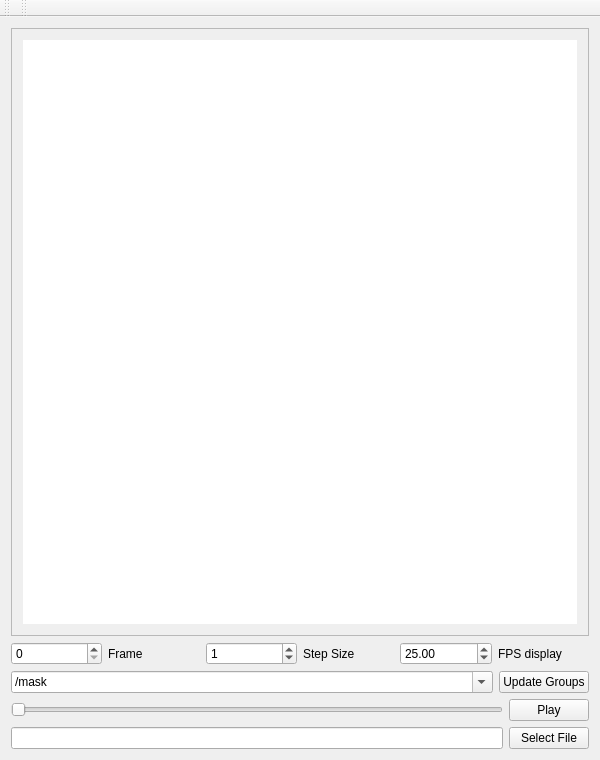
<?xml version="1.0" encoding="UTF-8"?>
<ui version="4.0">
 <class>HDF5VideoPlayer</class>
 <widget class="QMainWindow" name="HDF5VideoPlayer">
  <property name="geometry">
   <rect>
    <x>0</x>
    <y>0</y>
    <width>600</width>
    <height>760</height>
   </rect>
  </property>
  <property name="windowTitle">
   <string>HDF5VideoPlayer</string>
  </property>
  <widget class="QWidget" name="centralWidget">
   <property name="enabled">
    <bool>true</bool>
   </property>
   <layout class="QVBoxLayout" name="verticalLayout_2">
    <item>
     <layout class="QVBoxLayout" name="verticalLayout">
      <item>
       <widget class="QScrollArea" name="scrollArea">
        <property name="frameShadow">
         <enum>QFrame::Sunken</enum>
        </property>
        <property name="widgetResizable">
         <bool>true</bool>
        </property>
        <widget class="QWidget" name="scrollAreaWidgetContents">
         <property name="geometry">
          <rect>
           <x>0</x>
           <y>0</y>
           <width>572</width>
           <height>532</height>
          </rect>
         </property>
         <layout class="QVBoxLayout" name="verticalLayout_3">
          <item>
           <widget class="QGraphicsView" name="mainGraphicsView">
            <property name="autoFillBackground">
             <bool>false</bool>
            </property>
            <property name="frameShape">
             <enum>QFrame::NoFrame</enum>
            </property>
            <property name="verticalScrollBarPolicy">
             <enum>Qt::ScrollBarAlwaysOff</enum>
            </property>
            <property name="horizontalScrollBarPolicy">
             <enum>Qt::ScrollBarAlwaysOff</enum>
            </property>
            <property name="dragMode">
             <enum>QGraphicsView::ScrollHandDrag</enum>
            </property>
            <property name="transformationAnchor">
             <enum>QGraphicsView::AnchorUnderMouse</enum>
            </property>
            <property name="resizeAnchor">
             <enum>QGraphicsView::AnchorUnderMouse</enum>
            </property>
           </widget>
          </item>
         </layout>
        </widget>
       </widget>
      </item>
      <item>
       <layout class="QHBoxLayout" name="horizontalLayout_3">
        <item>
         <widget class="QSpinBox" name="spinBox_frame">
          <property name="maximum">
           <number>999999999</number>
          </property>
         </widget>
        </item>
        <item>
         <widget class="QLabel" name="label_frame">
          <property name="text">
           <string>Frame</string>
          </property>
         </widget>
        </item>
        <item>
         <widget class="QSpinBox" name="spinBox_step">
          <property name="maximum">
           <number>999999999</number>
          </property>
          <property name="value">
           <number>1</number>
          </property>
         </widget>
        </item>
        <item>
         <widget class="QLabel" name="label_step">
          <property name="text">
           <string>Step Size</string>
          </property>
         </widget>
        </item>
        <item>
         <widget class="QDoubleSpinBox" name="doubleSpinBox_fps">
          <property name="maximum">
           <double>100.000000000000000</double>
          </property>
          <property name="value">
           <double>25.000000000000000</double>
          </property>
         </widget>
        </item>
        <item>
         <widget class="QLabel" name="label_fps">
          <property name="text">
           <string>FPS display</string>
          </property>
         </widget>
        </item>
       </layout>
      </item>
      <item>
       <layout class="QHBoxLayout" name="horizontalLayout_6">
        <item>
         <widget class="QComboBox" name="comboBox_h5path">
          <property name="editable">
           <bool>true</bool>
          </property>
          <item>
           <property name="text">
            <string>/mask</string>
           </property>
          </item>
          <item>
           <property name="text">
            <string>/full_data</string>
           </property>
          </item>
         </widget>
        </item>
        <item>
         <widget class="QPushButton" name="pushButton_h5groups">
          <property name="sizePolicy">
           <sizepolicy hsizetype="Maximum" vsizetype="Fixed">
            <horstretch>0</horstretch>
            <verstretch>0</verstretch>
           </sizepolicy>
          </property>
          <property name="text">
           <string>Update Groups</string>
          </property>
         </widget>
        </item>
       </layout>
      </item>
      <item>
       <layout class="QHBoxLayout" name="horizontalLayout_2">
        <item>
         <widget class="QSlider" name="imageSlider">
          <property name="cursor">
           <cursorShape>OpenHandCursor</cursorShape>
          </property>
          <property name="mouseTracking">
           <bool>true</bool>
          </property>
          <property name="autoFillBackground">
           <bool>false</bool>
          </property>
          <property name="maximum">
           <number>100</number>
          </property>
          <property name="orientation">
           <enum>Qt::Horizontal</enum>
          </property>
          <property name="invertedAppearance">
           <bool>false</bool>
          </property>
          <property name="invertedControls">
           <bool>false</bool>
          </property>
          <property name="tickPosition">
           <enum>QSlider::NoTicks</enum>
          </property>
         </widget>
        </item>
        <item>
         <widget class="QPushButton" name="playButton">
          <property name="text">
           <string>Play</string>
          </property>
          <property name="checkable">
           <bool>false</bool>
          </property>
         </widget>
        </item>
       </layout>
      </item>
      <item>
       <layout class="QHBoxLayout" name="horizontalLayout">
        <item>
         <widget class="QLineEdit" name="lineEdit_video">
          <property name="text">
           <string/>
          </property>
         </widget>
        </item>
        <item>
         <widget class="QPushButton" name="pushButton_video">
          <property name="text">
           <string>Select File</string>
          </property>
         </widget>
        </item>
       </layout>
      </item>
     </layout>
    </item>
   </layout>
   <zorder></zorder>
  </widget>
  <widget class="QMenuBar" name="menuBar">
   <property name="geometry">
    <rect>
     <x>0</x>
     <y>0</y>
     <width>600</width>
     <height>22</height>
    </rect>
   </property>
  </widget>
  <widget class="QToolBar" name="mainToolBar">
   <attribute name="toolBarArea">
    <enum>TopToolBarArea</enum>
   </attribute>
   <attribute name="toolBarBreak">
    <bool>false</bool>
   </attribute>
  </widget>
  <widget class="QToolBar" name="toolBar">
   <property name="windowTitle">
    <string>toolBar</string>
   </property>
   <attribute name="toolBarArea">
    <enum>TopToolBarArea</enum>
   </attribute>
   <attribute name="toolBarBreak">
    <bool>false</bool>
   </attribute>
  </widget>
 </widget>
 <layoutdefault spacing="6" margin="11"/>
 <resources/>
 <connections/>
</ui>
